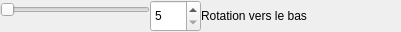
                <widget class="QSplitter" name="splitter_9">
                 <property name="minimumSize">
                  <size>
                   <width>401</width>
                   <height>32</height>
                  </size>
                 </property>
                 <property name="maximumSize">
                  <size>
                   <width>16777215</width>
                   <height>32</height>
                  </size>
                 </property>
                 <property name="frameShape">
                  <enum>QFrame::NoFrame</enum>
                 </property>
                 <property name="orientation">
                  <enum>Qt::Horizontal</enum>
                 </property>
                 <property name="handleWidth">
                  <number>0</number>
                 </property>
                 <widget class="QSlider" name="SliderCameraRightAndLeftRotationSpeed">
                  <property name="minimumSize">
                   <size>
                    <width>150</width>
                    <height>20</height>
                   </size>
                  </property>
                  <property name="maximumSize">
                   <size>
                    <width>150</width>
                    <height>20</height>
                   </size>
                  </property>
                  <property name="minimum">
                   <number>5</number>
                  </property>
                  <property name="maximum">
                   <number>90</number>
                  </property>
                  <property name="value">
                   <number>5</number>
                  </property>
                  <property name="orientation">
                   <enum>Qt::Horizontal</enum>
                  </property>
                 </widget>
                 <widget class="QSpinBox" name="spinBox">
                  <property name="minimum">
                   <number>5</number>
                  </property>
                  <property name="maximum">
                   <number>90</number>
                  </property>
                 </widget>
                 <widget class="QLabel" name="label_25">
                  <property name="minimumSize">
                   <size>
                    <width>200</width>
                    <height>32</height>
                   </size>
                  </property>
                  <property name="maximumSize">
                   <size>
                    <width>200</width>
                    <height>32</height>
                   </size>
                  </property>
                  <property name="text">
                   <string>Rotation vers le bas</string>
                  </property>
                 </widget>
                </widget>
